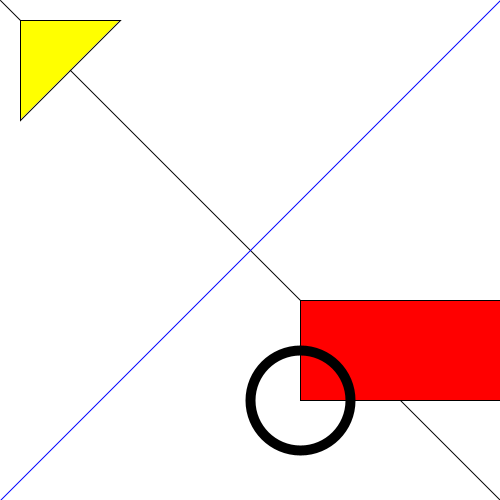
Frame 1 (no input)
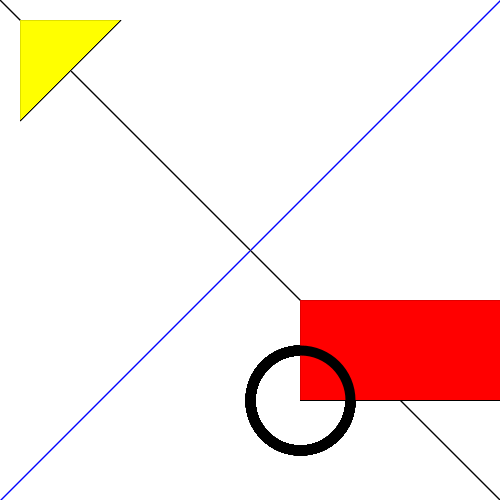
Frame 60 (the mouse pressed at the canvas centre just before this capture)
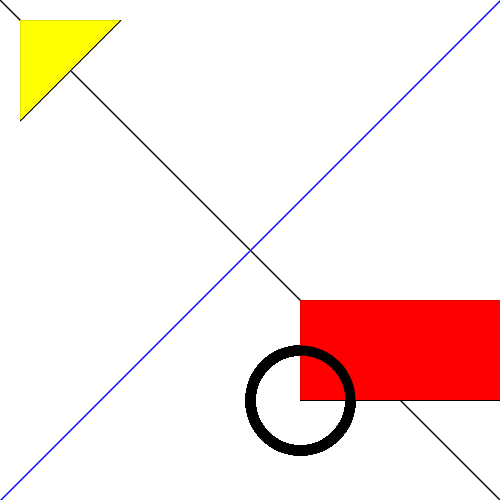
Frame 120 (the mouse held since frame 60 and released just before this capture)

The Processing sketch that drew these frames (run headless with seeded random() and noise(); from frame 60 on, the mouse is pressed at the canvas centre):

// Processing sketch: practice_examQ1
// ── practice_examQ1.pde
color red = color (255, 0, 0);
color yellow = color (255, 255, 0); 
color blue = color (0, 0, 255);

void setup() {
  size(500, 500);
  background(255);
}

void draw() {
  {
    stroke(0);
    line(0, 0, width, height);
  }
  {
    stroke(blue);
    line(0, height, width, 0);
  }
  {
    //strokeWeight(4);
    fill(yellow);
    stroke(0);
    //triangle(20, 30, 30, 20, 20, 20);
    triangle(20, 20, 20, 120, 120, 20);
  }
  {
    //strokeWeight(4);
    fill(red);
    rect(300, 300, 200, 100);
  }
  {
    noFill();
    stroke(0);
    strokeWeight(10);
    ellipse(300, 400, 100, 100);
    strokeWeight(0);
  }
}


//Whenever I add the strokeweight its adjusting to all shapes and lines so I've commented them out for now
//Need to fix positioning of all shapes and strokeweight for ellipse


//all code could have been placed in setup
